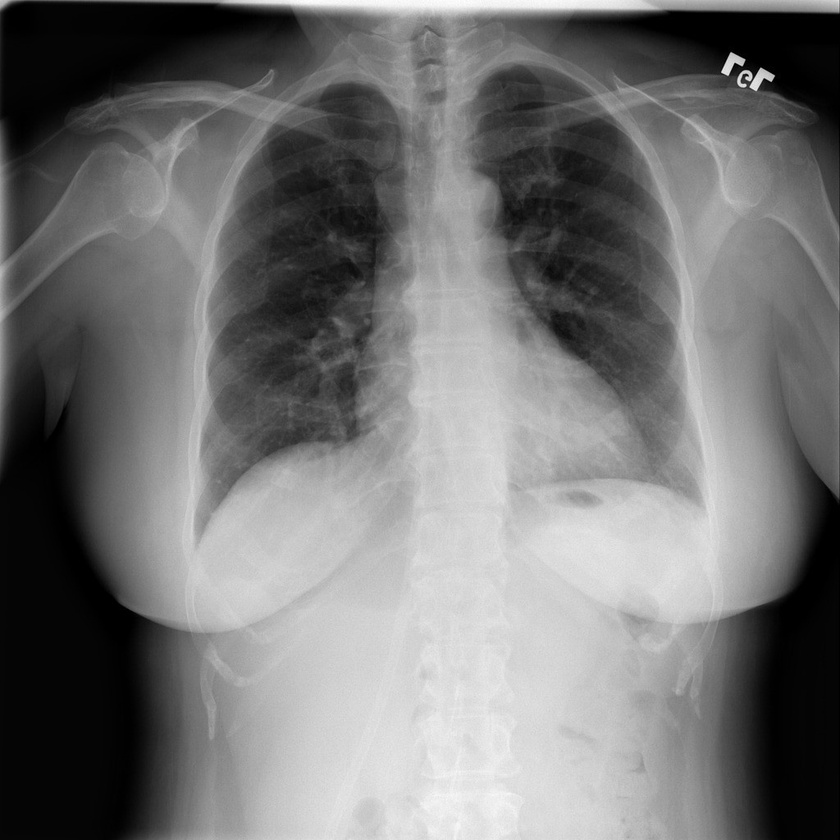
#> input picture data/raw/normal/normal-8193.jpg, 840 x 840 px, shrunk from 1024 x 1024 before the run
$ python -i clahe.py   (imports and definitions only)
#> lines starting #> are read from the running program, lines starting #| are printed output that depends on the picture
#> further down, picture is the input picture: shape (840, 840, 3); min 0, max 255, mean 115.6
import cv2
import numpy as np

def apply_clahe(image, clip_limit=2.0, tile_grid_size=(8, 8)):
    """Apply CLAHE (Contrast Limited Adaptive Histogram Equalization)"""
#> called with clip_limit = 2, tile_grid_size = (8, 8)
    if len(image.shape) == 3:
        image = cv2.cvtColor(image, cv2.COLOR_RGB2GRAY)

    clahe = cv2.createCLAHE(clipLimit=clip_limit, tileGridSize=tile_grid_size)
    enhanced = clahe.apply(image)
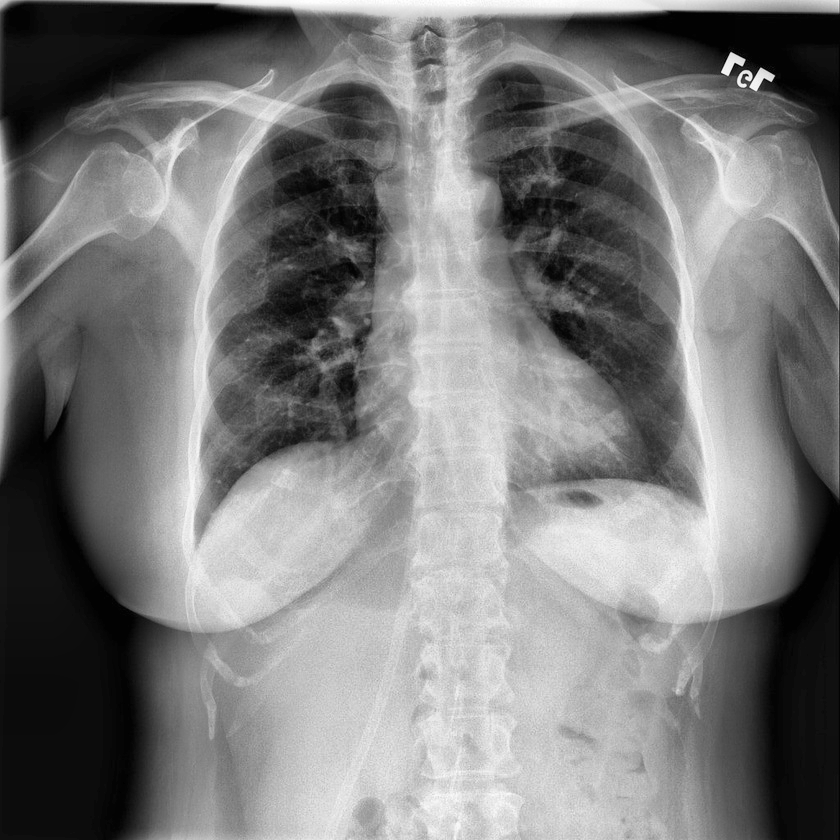
#> enhanced: shape (840, 840); min 0, max 255, mean 123.6

    enhanced_rgb = cv2.cvtColor(enhanced, cv2.COLOR_GRAY2RGB)

    return enhanced_rgb

def batch_clahe_preprocessing(images, clip_limit=2.0, tile_grid_size=(8, 8)):
    """Apply CLAHE to batch of images"""
    enhanced_images = []

    for img in images:
        enhanced = apply_clahe(img, clip_limit, tile_grid_size)
        enhanced_images.append(enhanced)

    return np.array(enhanced_images)

>>> import cv2
>>> picture = cv2.cvtColor(cv2.imread('../data/raw/normal/normal-8193.jpg'), cv2.COLOR_BGR2RGB)
>>> result = apply_clahe(picture)

$ run again, on data/raw/normal/normal-8201.jpg
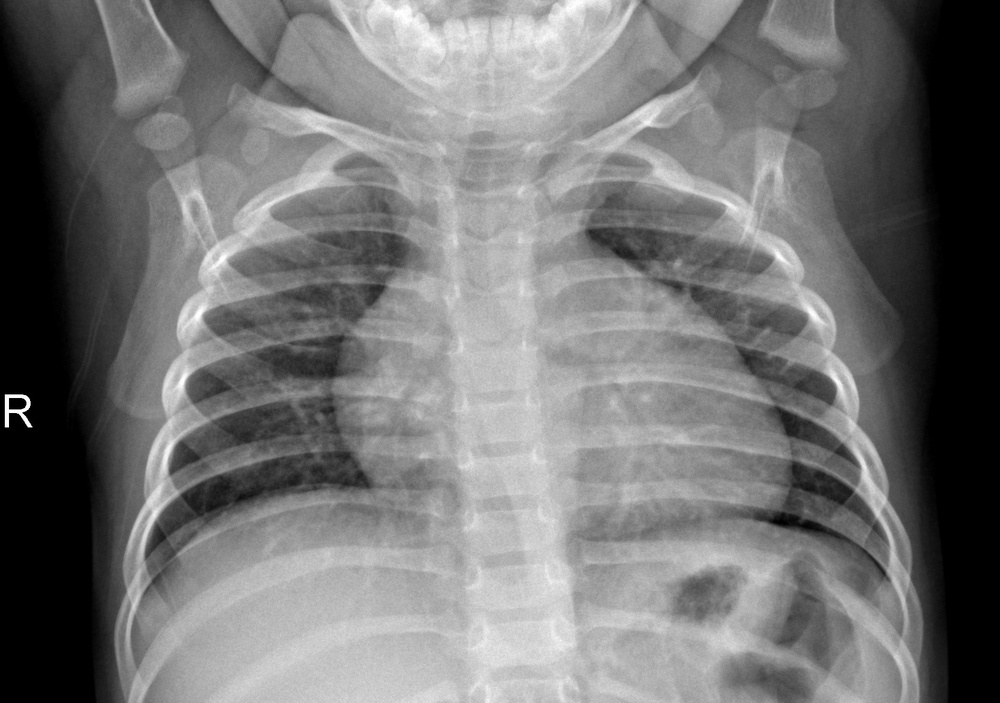
#> input picture data/raw/normal/normal-8201.jpg, 1000 x 703 px, shrunk from 1666 x 1171 before the run
#> picture is the input picture: shape (703, 1000, 3); min 0, max 255, mean 115.8
#> in apply_clahe, `enhanced = clahe.apply(image)`:
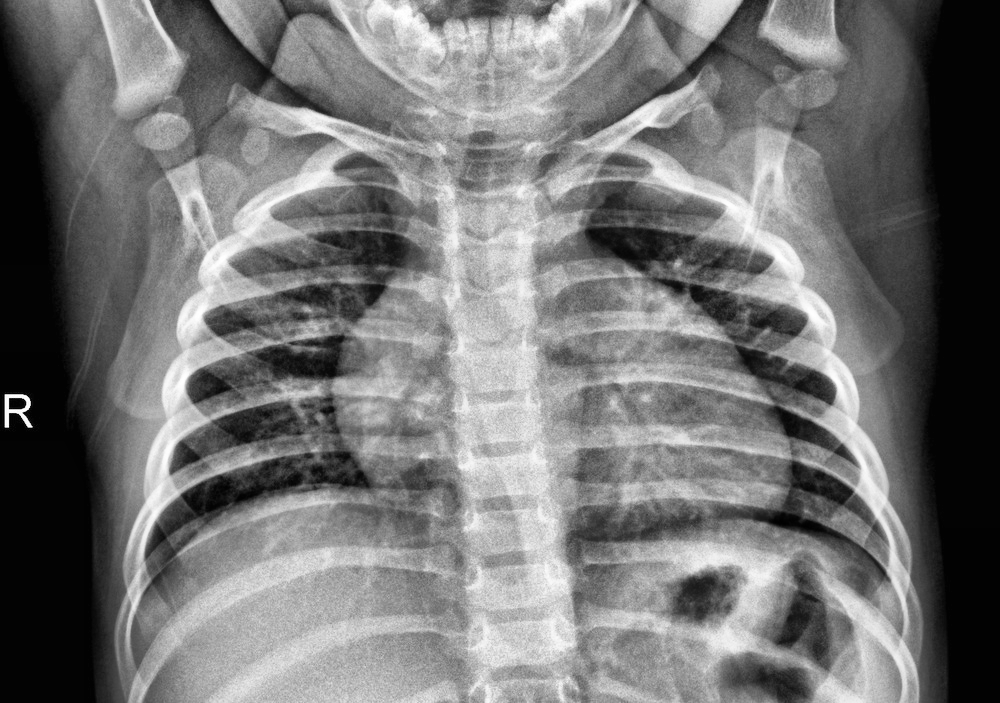
#> enhanced: shape (703, 1000); min 0, max 255, mean 116.6

$ run again, on data/raw/normal/normal-8204.jpg
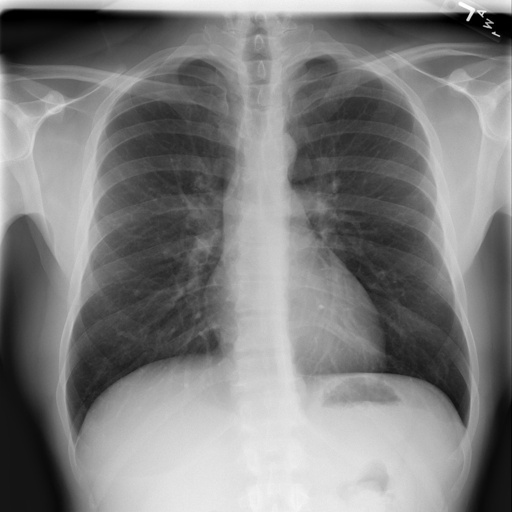
#> input picture data/raw/normal/normal-8204.jpg, 512 x 512 px
#> picture is the input picture: shape (512, 512, 3); min 0, max 255, mean 126.5
#> in apply_clahe, `enhanced = clahe.apply(image)`:
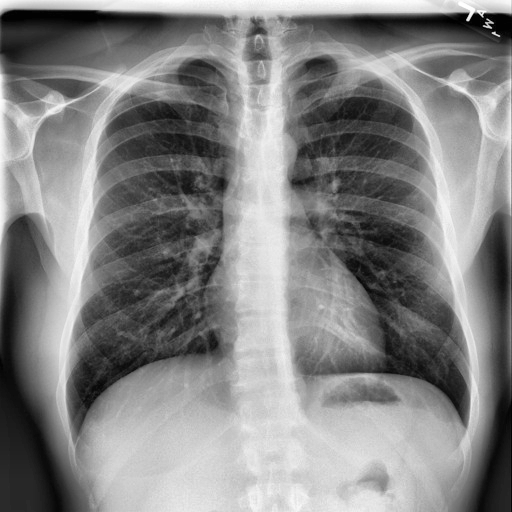
#> enhanced: shape (512, 512); min 1, max 255, mean 131.6

$ run again, on data/raw/normal/normal-8214.jpg
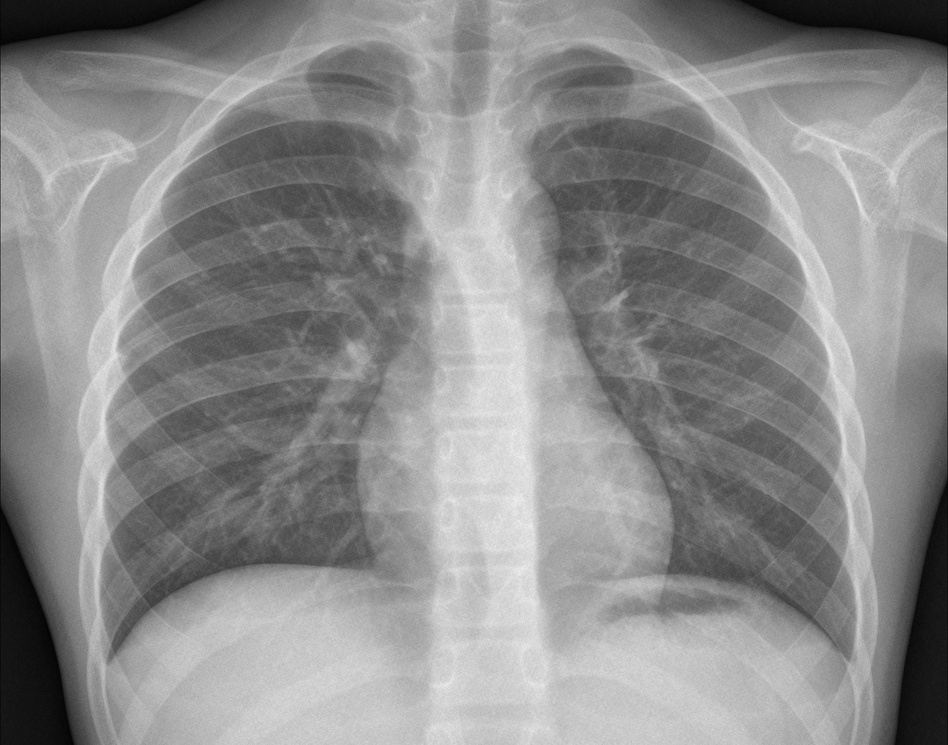
#> input picture data/raw/normal/normal-8214.jpg, 948 x 745 px, shrunk from 1984 x 1559 before the run
#> picture is the input picture: shape (745, 948, 3); min 1, max 238, mean 139.3
#> in apply_clahe, `enhanced = clahe.apply(image)`:
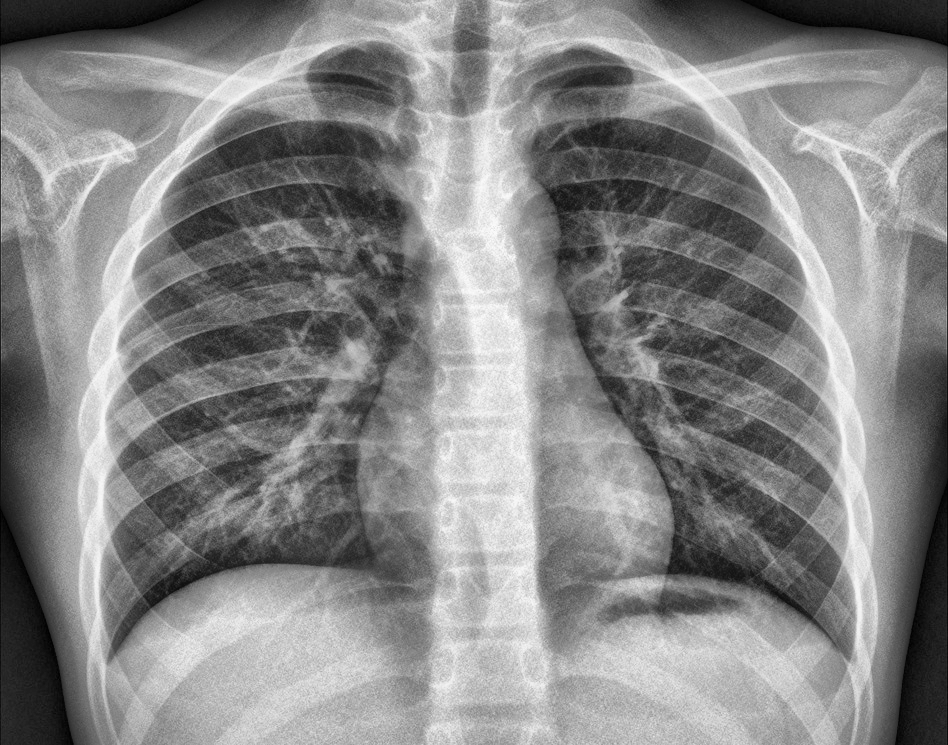
#> enhanced: shape (745, 948); min 1, max 251, mean 133.7
